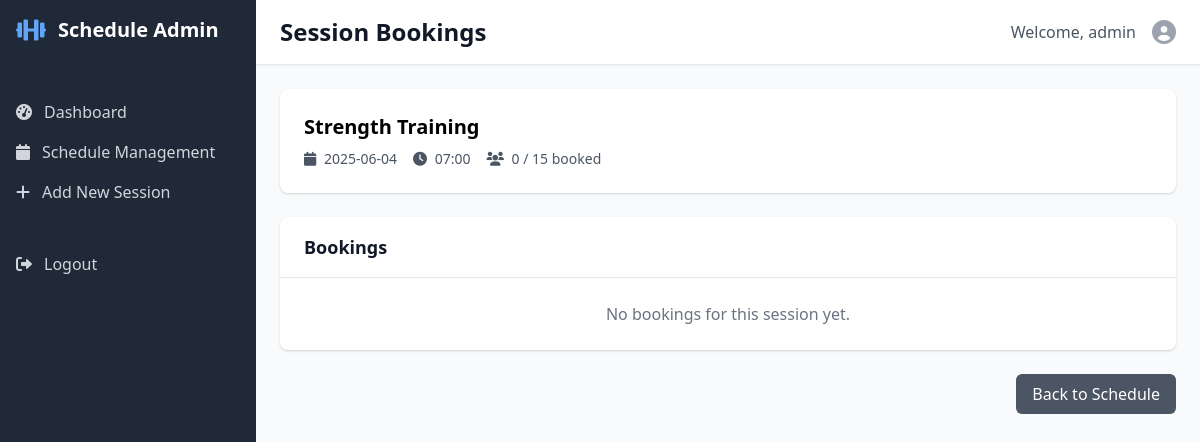
Before: /view_bookings/7 (signed in) with the older database file.
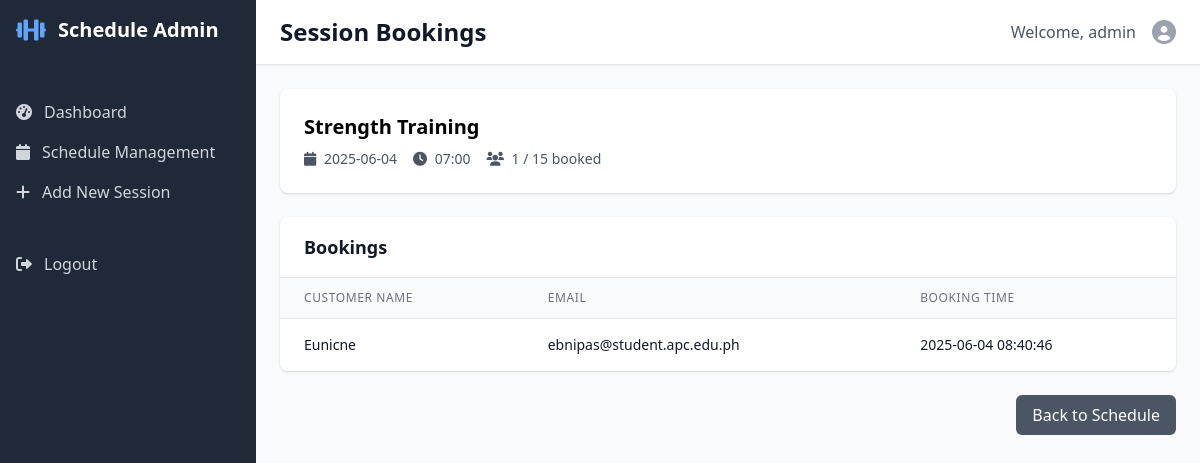
After: the same page with the newer database file.
### tables this page shows
CREATE TABLE schedule (
            id INTEGER PRIMARY KEY AUTOINCREMENT,
            name TEXT NOT NULL,
            date TEXT NOT NULL,
            time TEXT NOT NULL,
            capacity INTEGER DEFAULT 20,
            booked_count INTEGER DEFAULT 0,
            created_at TIMESTAMP DEFAULT CURRENT_TIMESTAMP
        );

CREATE TABLE bookings (
            id INTEGER PRIMARY KEY AUTOINCREMENT,
            schedule_id INTEGER NOT NULL,
            customer_name TEXT NOT NULL,
            customer_email TEXT NOT NULL,
            booking_time TIMESTAMP DEFAULT CURRENT_TIMESTAMP,
            FOREIGN KEY (schedule_id) REFERENCES schedule (id)
        );

### Group 6/src/admin_app.py (the view)
    def decorated_function(*args, **kwargs):
        if 'admin_logged_in' not in session:
            return redirect(url_for('login'))
        return f(*args, **kwargs)

### Group 6/src/admin_app.py (called while the page is built)
def admin_required(f):
    def decorated_function(*args, **kwargs):
        if 'admin_logged_in' not in session:
            return redirect(url_for('login'))
        return f(*args, **kwargs)
    decorated_function.__name__ = f.__name__
    return decorated_function

@app.route('/view_bookings/<int:schedule_id>')
@admin_required
def view_bookings(schedule_id):
    schedule = db.get_schedule_by_id(schedule_id)
    bookings = db.get_bookings_by_schedule(schedule_id)
    if not schedule:
        flash('Schedule not found!', 'error')
        return redirect(url_for('schedule'))
    return render_template('admin_view_bookings.html', schedule=schedule, bookings=bookings)

### Group 6/src/gym_database.py (called while the page is built)
    def get_schedule_by_id(self, schedule_id):
        self.cursor.execute(
            "SELECT id, name, date, time, capacity, booked_count FROM schedule WHERE id = ?",
            (schedule_id,)
        )
        return self.cursor.fetchone()

### Group 6/src/templates/admin_view_bookings.html (shortened to what this page needs)
{% extends "admin_base.html" %}
{% block header %}Session Bookings{% endblock %}
{% block content %}
<div class="space-y-6">
    <div class="bg-white rounded-lg shadow p-6">
        <h2 class="text-xl font-semibold mb-2">{{ schedule[1] }}</h2>
        <div class="flex space-x-4 text-sm text-gray-600">
            <div><i class="fas fa-calendar mr-1"></i> {{ schedule[2] }}</div>
            <div><i class="fas fa-clock mr-1"></i> {{ schedule[3] }}</div>
            <div><i class="fas fa-users mr-1"></i> {{ schedule[5] }} / {{ schedule[4] }} booked</div>
        </div>
    </div>
    <div class="bg-white rounded-lg shadow overflow-hidden">
        <div class="px-6 py-4 border-b border-gray-200">
            <h3 class="text-lg font-semibold text-gray-900">Bookings</h3>
        </div>
        <div class="overflow-x-auto">
            {% if bookings %}
            <table class="min-w-full divide-y divide-gray-200">
                <thead class="bg-gray-50">
                    <tr>
                        <th class="px-6 py-3 text-left text-xs font-medium text-gray-500 uppercase tracking-wider">Customer Name</th>
                        <th class="px-6 py-3 text-left text-xs font-medium text-gray-500 uppercase tracking-wider">Email</th>
                        <th class="px-6 py-3 text-left text-xs font-medium text-gray-500 uppercase tracking-wider">Booking Time</th>
                    </tr>
                </thead>
                <tbody class="bg-white divide-y divide-gray-200">
                    {% for booking in bookings %}
                    <tr>
                        <td class="px-6 py-4 whitespace-nowrap">
                            <div class="text-sm font-medium text-gray-900">{{ booking[1] }}</div>
                        </td>
                        <td class="px-6 py-4 whitespace-nowrap">
                            <div class="text-sm text-gray-900">{{ booking[2] }}</div>
                        </td>
                        <td class="px-6 py-4 whitespace-nowrap">
                            <div class="text-sm text-gray-900">{{ booking[3] }}</div>
                        </td>
                    </tr>
                    {% endfor %}
                </tbody>
            </table>
            {% else %}
            <div class="p-6 text-center">
                <p class="text-gray-500">No bookings for this session yet.</p>
            </div>
            {% endif %}
        </div>
    </div>
    <div class="flex justify-end">
        <a href="/schedule" class="px-4 py-2 bg-gray-600 text-white rounded-md hover:bg-gray-700">
            Back to Schedule
        </a>
    </div>
</div>
{% endblock %}

Changed rows visible on the page:
changed schedule "Strength Training": booked_count "0" → "1"
added bookings: customer_name "Eunicne", customer_email "ebnipas@student.apc.edu.ph", booking_time "2025-06-04 08:40:46"
Other visible differences:
text no longer shown: "No bookings for this session yet."
text now shown: "CUSTOMER NAME EMAIL BOOKING TIME"
